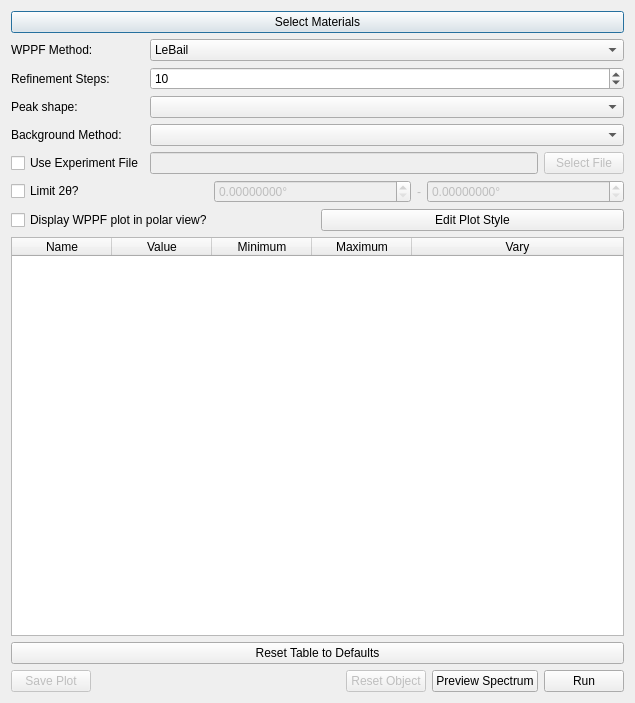
<?xml version="1.0" encoding="UTF-8"?>
<ui version="4.0">
 <class>wppf_options_dialog</class>
 <widget class="QDialog" name="wppf_options_dialog">
  <property name="geometry">
   <rect>
    <x>0</x>
    <y>0</y>
    <width>635</width>
    <height>703</height>
   </rect>
  </property>
  <property name="windowTitle">
   <string>WPPF Options Dialog</string>
  </property>
  <layout class="QGridLayout" name="gridLayout_2">
   <item row="7" column="1">
    <widget class="QLineEdit" name="experiment_file">
     <property name="enabled">
      <bool>false</bool>
     </property>
     <property name="text">
      <string/>
     </property>
    </widget>
   </item>
   <item row="0" column="0" colspan="3">
    <widget class="QPushButton" name="select_materials_button">
     <property name="toolTip">
      <string>&lt;html&gt;&lt;head/&gt;&lt;body&gt;&lt;p&gt;Only materials with powder overlays can be selected&lt;/p&gt;&lt;/body&gt;&lt;/html&gt;</string>
     </property>
     <property name="text">
      <string>Select Materials</string>
     </property>
    </widget>
   </item>
   <item row="6" column="0" colspan="3">
    <layout class="QVBoxLayout" name="background_method_parameters_layout"/>
   </item>
   <item row="4" column="0">
    <widget class="QLabel" name="background_method_label">
     <property name="text">
      <string>Background Method:</string>
     </property>
    </widget>
   </item>
   <item row="15" column="0" colspan="3">
    <layout class="QHBoxLayout" name="button_layout">
     <item>
      <widget class="QPushButton" name="save_plot">
       <property name="enabled">
        <bool>false</bool>
       </property>
       <property name="text">
        <string>Save Plot</string>
       </property>
       <property name="icon">
        <iconset theme="document-save">
         <normaloff>.</normaloff>.</iconset>
       </property>
      </widget>
     </item>
     <item>
      <spacer name="button_layout_spacer">
       <property name="orientation">
        <enum>Qt::Horizontal</enum>
       </property>
       <property name="sizeHint" stdset="0">
        <size>
         <width>40</width>
         <height>20</height>
        </size>
       </property>
      </spacer>
     </item>
     <item>
      <widget class="QPushButton" name="reset_object">
       <property name="enabled">
        <bool>false</bool>
       </property>
       <property name="text">
        <string>Reset Object</string>
       </property>
       <property name="icon">
        <iconset theme="reload">
         <normaloff>.</normaloff>.</iconset>
       </property>
      </widget>
     </item>
     <item>
      <widget class="QPushButton" name="preview_spectrum">
       <property name="text">
        <string>Preview Spectrum</string>
       </property>
       <property name="icon">
        <iconset theme="user-desktop">
         <normaloff>.</normaloff>.</iconset>
       </property>
      </widget>
     </item>
     <item>
      <widget class="QPushButton" name="run_button">
       <property name="sizePolicy">
        <sizepolicy hsizetype="Fixed" vsizetype="Fixed">
         <horstretch>0</horstretch>
         <verstretch>0</verstretch>
        </sizepolicy>
       </property>
       <property name="text">
        <string>Run</string>
       </property>
       <property name="icon">
        <iconset theme="dialog-ok">
         <normaloff>.</normaloff>.</iconset>
       </property>
      </widget>
     </item>
    </layout>
   </item>
   <item row="14" column="0" colspan="3">
    <widget class="QPushButton" name="reset_table_to_defaults">
     <property name="text">
      <string>Reset Table to Defaults</string>
     </property>
    </widget>
   </item>
   <item row="3" column="1" colspan="2">
    <widget class="QComboBox" name="peak_shape"/>
   </item>
   <item row="2" column="0">
    <widget class="QLabel" name="refinement_steps_label">
     <property name="text">
      <string>Refinement Steps:</string>
     </property>
    </widget>
   </item>
   <item row="7" column="2">
    <widget class="QPushButton" name="select_experiment_file_button">
     <property name="enabled">
      <bool>false</bool>
     </property>
     <property name="text">
      <string>Select File</string>
     </property>
    </widget>
   </item>
   <item row="1" column="0">
    <widget class="QLabel" name="method_label">
     <property name="text">
      <string>WPPF Method:</string>
     </property>
    </widget>
   </item>
   <item row="3" column="0">
    <widget class="QLabel" name="peak_shape_label">
     <property name="text">
      <string>Peak shape:</string>
     </property>
    </widget>
   </item>
   <item row="7" column="0">
    <widget class="QCheckBox" name="use_experiment_file">
     <property name="text">
      <string>Use Experiment File</string>
     </property>
    </widget>
   </item>
   <item row="2" column="1" colspan="2">
    <widget class="QSpinBox" name="refinement_steps">
     <property name="minimum">
      <number>1</number>
     </property>
     <property name="maximum">
      <number>10000000</number>
     </property>
     <property name="value">
      <number>10</number>
     </property>
    </widget>
   </item>
   <item row="10" column="0" colspan="3">
    <layout class="QHBoxLayout" name="plot_options_layout">
     <item>
      <widget class="QCheckBox" name="display_wppf_plot">
       <property name="text">
        <string>Display WPPF plot in polar view?</string>
       </property>
      </widget>
     </item>
     <item>
      <widget class="QPushButton" name="edit_plot_style">
       <property name="text">
        <string>Edit Plot Style</string>
       </property>
      </widget>
     </item>
    </layout>
   </item>
   <item row="4" column="1" colspan="2">
    <widget class="QComboBox" name="background_method"/>
   </item>
   <item row="1" column="1" colspan="2">
    <widget class="QComboBox" name="method">
     <item>
      <property name="text">
       <string>LeBail</string>
      </property>
     </item>
     <item>
      <property name="text">
       <string>Rietveld</string>
      </property>
     </item>
    </widget>
   </item>
   <item row="13" column="0" colspan="3">
    <widget class="QTableWidget" name="table">
     <property name="editTriggers">
      <set>QAbstractItemView::NoEditTriggers</set>
     </property>
     <attribute name="horizontalHeaderStretchLastSection">
      <bool>true</bool>
     </attribute>
     <column>
      <property name="text">
       <string>Name</string>
      </property>
     </column>
     <column>
      <property name="text">
       <string>Value</string>
      </property>
     </column>
     <column>
      <property name="text">
       <string>Minimum</string>
      </property>
     </column>
     <column>
      <property name="text">
       <string>Maximum</string>
      </property>
     </column>
     <column>
      <property name="text">
       <string>Vary</string>
      </property>
     </column>
    </widget>
   </item>
   <item row="8" column="0" colspan="3">
    <layout class="QHBoxLayout" name="limit_tth_layout">
     <item>
      <widget class="QCheckBox" name="limit_tth">
       <property name="text">
        <string>Limit 2θ?</string>
       </property>
      </widget>
     </item>
     <item>
      <widget class="ScientificDoubleSpinBox" name="min_tth">
       <property name="enabled">
        <bool>false</bool>
       </property>
       <property name="keyboardTracking">
        <bool>false</bool>
       </property>
       <property name="suffix">
        <string>°</string>
       </property>
       <property name="decimals">
        <number>8</number>
       </property>
       <property name="maximum">
        <double>100000.000000000000000</double>
       </property>
      </widget>
     </item>
     <item>
      <widget class="QLabel" name="limit_tth_hyphen">
       <property name="enabled">
        <bool>false</bool>
       </property>
       <property name="sizePolicy">
        <sizepolicy hsizetype="Fixed" vsizetype="Preferred">
         <horstretch>0</horstretch>
         <verstretch>0</verstretch>
        </sizepolicy>
       </property>
       <property name="text">
        <string>-</string>
       </property>
      </widget>
     </item>
     <item>
      <widget class="ScientificDoubleSpinBox" name="max_tth">
       <property name="enabled">
        <bool>false</bool>
       </property>
       <property name="keyboardTracking">
        <bool>false</bool>
       </property>
       <property name="suffix">
        <string>°</string>
       </property>
       <property name="decimals">
        <number>8</number>
       </property>
       <property name="maximum">
        <double>100000.000000000000000</double>
       </property>
      </widget>
     </item>
    </layout>
   </item>
  </layout>
 </widget>
 <customwidgets>
  <customwidget>
   <class>ScientificDoubleSpinBox</class>
   <extends>QDoubleSpinBox</extends>
   <header>scientificspinbox.py</header>
  </customwidget>
 </customwidgets>
 <tabstops>
  <tabstop>select_materials_button</tabstop>
  <tabstop>method</tabstop>
  <tabstop>refinement_steps</tabstop>
  <tabstop>peak_shape</tabstop>
  <tabstop>background_method</tabstop>
  <tabstop>use_experiment_file</tabstop>
  <tabstop>experiment_file</tabstop>
  <tabstop>select_experiment_file_button</tabstop>
  <tabstop>limit_tth</tabstop>
  <tabstop>min_tth</tabstop>
  <tabstop>max_tth</tabstop>
  <tabstop>display_wppf_plot</tabstop>
  <tabstop>edit_plot_style</tabstop>
  <tabstop>table</tabstop>
  <tabstop>reset_table_to_defaults</tabstop>
  <tabstop>save_plot</tabstop>
  <tabstop>reset_object</tabstop>
  <tabstop>preview_spectrum</tabstop>
  <tabstop>run_button</tabstop>
 </tabstops>
 <resources/>
 <connections>
  <connection>
   <sender>use_experiment_file</sender>
   <signal>toggled(bool)</signal>
   <receiver>experiment_file</receiver>
   <slot>setEnabled(bool)</slot>
   <hints>
    <hint type="sourcelabel">
     <x>98</x>
     <y>191</y>
    </hint>
    <hint type="destinationlabel">
     <x>533</x>
     <y>192</y>
    </hint>
   </hints>
  </connection>
  <connection>
   <sender>use_experiment_file</sender>
   <signal>toggled(bool)</signal>
   <receiver>select_experiment_file_button</receiver>
   <slot>setEnabled(bool)</slot>
   <hints>
    <hint type="sourcelabel">
     <x>98</x>
     <y>191</y>
    </hint>
    <hint type="destinationlabel">
     <x>625</x>
     <y>192</y>
    </hint>
   </hints>
  </connection>
  <connection>
   <sender>limit_tth</sender>
   <signal>toggled(bool)</signal>
   <receiver>min_tth</receiver>
   <slot>setEnabled(bool)</slot>
   <hints>
    <hint type="sourcelabel">
     <x>109</x>
     <y>254</y>
    </hint>
    <hint type="destinationlabel">
     <x>310</x>
     <y>254</y>
    </hint>
   </hints>
  </connection>
  <connection>
   <sender>limit_tth</sender>
   <signal>toggled(bool)</signal>
   <receiver>limit_tth_hyphen</receiver>
   <slot>setEnabled(bool)</slot>
   <hints>
    <hint type="sourcelabel">
     <x>109</x>
     <y>254</y>
    </hint>
    <hint type="destinationlabel">
     <x>417</x>
     <y>254</y>
    </hint>
   </hints>
  </connection>
  <connection>
   <sender>limit_tth</sender>
   <signal>toggled(bool)</signal>
   <receiver>max_tth</receiver>
   <slot>setEnabled(bool)</slot>
   <hints>
    <hint type="sourcelabel">
     <x>109</x>
     <y>254</y>
    </hint>
    <hint type="destinationlabel">
     <x>525</x>
     <y>254</y>
    </hint>
   </hints>
  </connection>
 </connections>
</ui>
